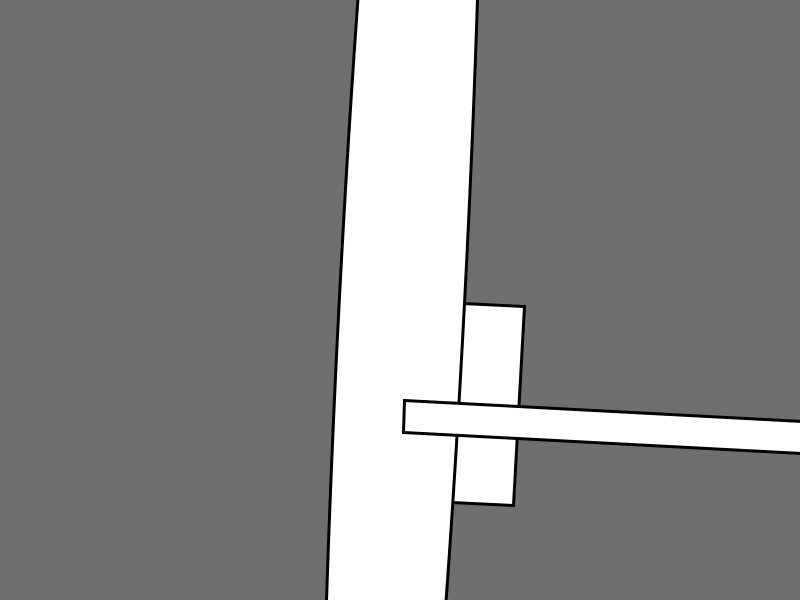
Frame 1 (no input)
Frame 60 (the mouse pressed at the canvas centre just before this capture): identical to frame 1, image omitted
Frame 120 (the mouse held since frame 60 and released just before this capture): identical to frame 1, image omitted

The Processing sketch that drew this single still picture (run headless with seeded random() and noise(); from frame 60 on, the mouse is pressed at the canvas centre):

// Processing sketch: processing_52782
// ── processing_52782.pde

int numLoops;
void setup(){
size(800,600);
smooth();
numLoops=1;


PVector[] p = new PVector[2];
float shift = 10.0;
float fade = 0;
float fillCol = 0;
float rot = 0;
float spin = 100;

}
void draw(){
  background(111);
translate(width/2,height/2);
for(int i = 0; i < numLoops; i++){
  rotate(radians(3));
   strokeWeight(3);
   rect(0,i/(mouseY+.666),125,200);
   ellipse(2,i/(mouseY-.666),125,2000);
   rect(10,100,1025,32);

  }
}


void keyPressed(){
  if(key == 'a'){
  numLoops++;

  } else if(key =='s'){
    numLoops--;
  }
}

void mouseReleased(){
 background(980,256,34); 
 numLoops --;
}
